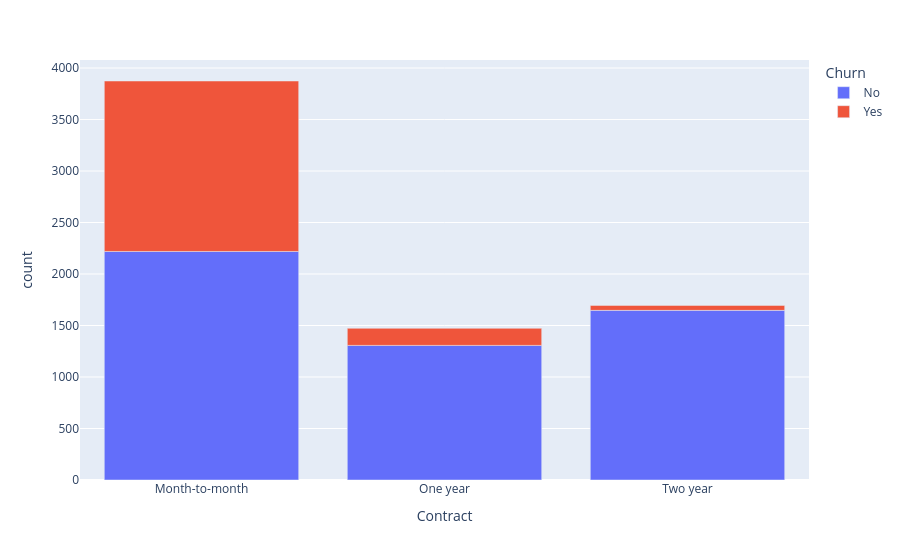

The cell this chart's notebook holds for it:
### Code cell
df = df_cx_clean.groupby(["Contract","Churn"]).count().toPandas()
px.bar(df,x="Contract",y="count",color = "Churn")

### Figure 1 — Plotly figure (JSON) as saved in the notebook; plotly's stock layout.template omitted (floating-point values rounded to 4 significant figures)
{"data": [{"hovertemplate": "Churn=No<br>Contract=%{x}<br>count=%{y}<extra></extra>", "legendgroup": "No", "marker": {"color": "#636efa", "pattern": {"shape": ""}}, "name": "No", "orientation": "v", "showlegend": true, "textposition": "auto", "type": "bar", "x": ["Month-to-month", "One year", "Two year"], "xaxis": "x", "y": [2219, 1307, 1647], "yaxis": "y"}, {"hovertemplate": "Churn=Yes<br>Contract=%{x}<br>count=%{y}<extra></extra>", "legendgroup": "Yes", "marker": {"color": "#EF553B", "pattern": {"shape": ""}}, "name": "Yes", "orientation": "v", "showlegend": true, "textposition": "auto", "type": "bar", "x": ["Month-to-month", "Two year", "One year"], "xaxis": "x", "y": [1655, 48, 166], "yaxis": "y"}], "layout": {"barmode": "relative", "legend": {"title": {"text": "Churn"}, "tracegroupgap": 0}, "margin": {"t": 60}, "xaxis": {"anchor": "y", "domain": [0, 1], "title": {"text": "Contract"}}, "yaxis": {"anchor": "x", "domain": [0, 1], "title": {"text": "count"}}}}
